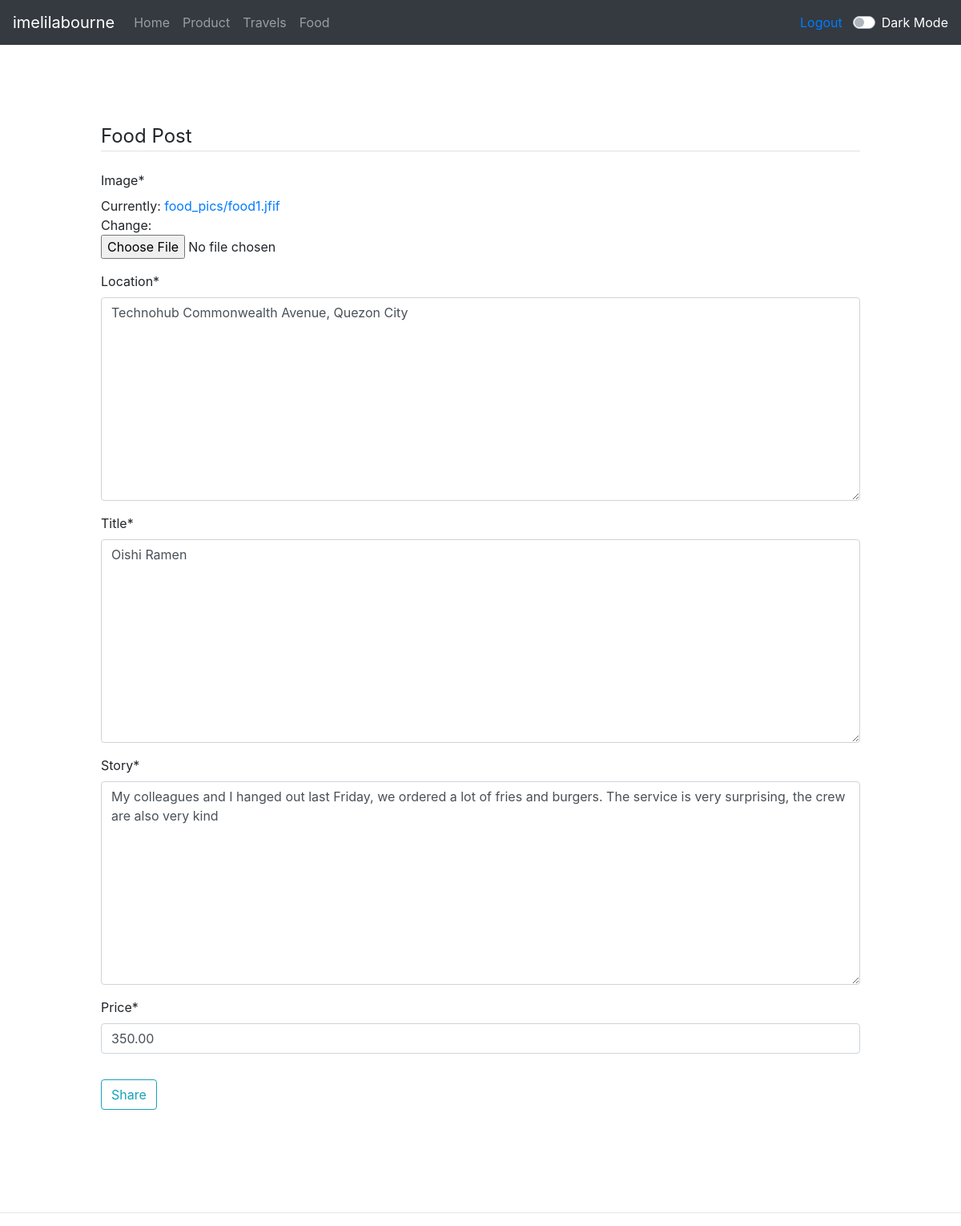
The app's page /food/post/1/update (signed in) with its own data.
### base/models.py (models this page shows, shortened)
class FoodPic(models.Model):
    user = models.ForeignKey(User, on_delete=models.CASCADE)
    image = models.ImageField(upload_to='food_pics',
                              verbose_name='Image')
    location = models.TextField()
    title = models.TextField()
    story = models.TextField()
    price = models.DecimalField(max_digits=10, decimal_places=2)

### base/views.py (the view, shortened to what this page needs)
# urls.py: path('food/post/<int:pk>/update', views.FoodUpdateView.as_view(), name='food-update'),
class FoodUpdateView(LoginRequiredMixin,UpdateView, UserPassesTestMixin):
    model = FoodPic
    template_name = 'base/foodpost_form.html'
    form_class = FoodPicForm
    success_url ='/food/'

### base/forms.py
class FoodPicForm(forms.ModelForm):
    class Meta:
        model = FoodPic
        fields = ('image', 'location', 'title', 'story', 'price')

### base/templates/base/foodpost_form.html (shortened to what this page needs)
{% extends 'base/base.html' %} {% load static %} {% block content %} {% load crispy_forms_tags %}
<div class="container p-5">
    <div class="container p-5">
        <div class="content-section">
            <form method="POST" enctype="multipart/form-data">
                <fieldset class="form-group">
                    <legend class="border-bottom mb-4">Food Post</legend>
                    {{ form|crispy }}
                </fieldset>
                <div class="form-group">
                    <button class="btn btn-outline-info" href="{% url 'base:base-travel' %}">Share</button>
                </div>
            </form>
        </div>
    </div>
</div>
{% endblock %}

### base/templates/base/base.html (shortened to what this page needs)
{% load static %}
<!DOCTYPE html>
<html lang="en">
<head>
    <link href="{% static '/css/main.css' %}" rel="stylesheet" type="text/css" />
    <link rel="stylesheet" href="https://stackpath.bootstrapcdn.com/bootstrap/4.3.1/css/bootstrap.min.css">
    <link rel="stylesheet" href="{% static '/css/dark-mode.css' %}" />
    <link href="https://stackpath.bootstrapcdn.com/font-awesome/4.7.0/css/font-awesome.min.css" rel="stylesheet">
</head>
<body class="bg-white">
    <nav class="navbar navbar-expand-lg navbar-dark bg-dark">
        <a class="navbar-brand" href="#">{{ user.username }}</a>
        <div class="collapse navbar-collapse" id="navbarSupportedContent">
            <ul class="navbar-nav mr-auto">
                <li class="nav-item">
                    <a class="nav-link" href="{% url 'base:base-home' %}">Home <span class="sr-only">(current)</span></a>
                </li>
                <li class="nav-item dropdown">
                    <a class="nav-link" href="{% url 'base:base-gallery' %}">Product</a>
                </li>
                <li class="nav-item">
                    <a class="nav-link" href="{% url 'base:base-travel' %}">Travels</a>
                </li>
                <li class="nav-item">
                    <a class="nav-link" href="{% url 'base:base-food' %}">Food</a>
                </li>
            </ul>
            <form class="form-inline my-2 my-lg-0">
                {% if user.is_authenticated %}
                <button class="btn  my-2 my-sm-0"><a href="{% url 'logout' %}">Logout</a></button> {% else %}
                <button class="btn my-2 my-sm-0"><a href="{% url 'login' %}">Login</a></button>
                <button class="btn my-2 my-sm-0"><a href="{% url 'register' %}">Register</a></button> {% endif %}
            </form>
            <div class="custom-control custom-switch">
                <label class="custom-control-label" style="color: white;" for="darkSwitch">Dark Mode</label>
            </div>
        </div>
    </nav>
    <main role="main">
        <div class="wrapper">
             {% block content %} {% endblock %}
        </div>
    </main>
</body>
<hr>
</html>

### staticfiles/css/main.css (style rules this page uses)
body { background-color: light-gray; }

### records on screen
FoodPic: location "Technohub Commonwealth Avenue, Quezon City", title "Oishi Ramen", story "My colleagues and I hanged out last Friday, we ordered a lot of fries and burgers. The service is very surprising, the crew are also very kind", price "350.00"

### other values on screen
{{ user.username }} "imelilabourne"
